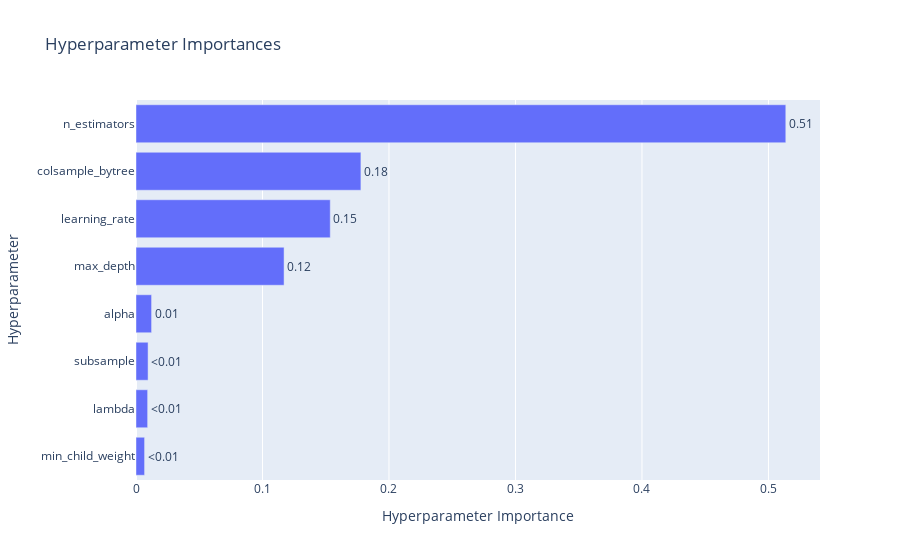

The notebook cell this image was saved under:
### Code cell
optuna.visualization.plot_param_importances(study)

### Figure 1 — Plotly figure (JSON) as saved in the notebook; plotly's stock layout.template omitted (floating-point values rounded to 4 significant figures)
{"data": [{"cliponaxis": false, "hovertemplate": ["min_child_weight (IntDistribution): 0.00678283777454516<extra></extra>", "lambda (FloatDistribution): 0.009202229605244241<extra></extra>", "subsample (CategoricalDistribution): 0.009548911901500742<extra></extra>", "alpha (FloatDistribution): 0.012318460103557551<extra></extra>", "max_depth (CategoricalDistribution): 0.11706215789454427<extra></extra>", "learning_rate (CategoricalDistribution): 0.15357189020174014<extra></extra>", "colsample_bytree (CategoricalDistribution): 0.17780404493168592<extra></extra>", "n_estimators (IntDistribution): 0.5137094675871822<extra></extra>"], "name": "Objective Value", "orientation": "h", "text": ["<0.01", "<0.01", "<0.01", "0.01", "0.12", "0.15", "0.18", "0.51"], "textposition": "outside", "type": "bar", "x": [0.006783, 0.009202, 0.009549, 0.01232, 0.1171, 0.1536, 0.1778, 0.5137], "y": ["min_child_weight", "lambda", "subsample", "alpha", "max_depth", "learning_rate", "colsample_bytree", "n_estimators"]}], "layout": {"title": {"text": "Hyperparameter Importances"}, "xaxis": {"title": {"text": "Hyperparameter Importance"}}, "yaxis": {"title": {"text": "Hyperparameter"}}}}
